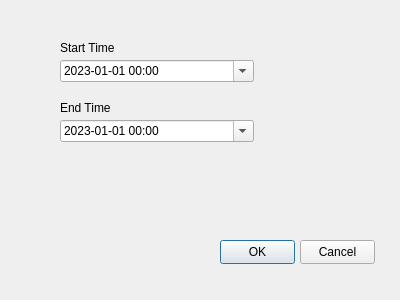
<?xml version="1.0" encoding="UTF-8"?>
<ui version="4.0">
 <class>Dialog</class>
 <widget class="QDialog" name="Dialog">
  <property name="geometry">
   <rect>
    <x>0</x>
    <y>0</y>
    <width>400</width>
    <height>300</height>
   </rect>
  </property>
  <property name="windowTitle">
   <string>Dialog</string>
  </property>
  <widget class="QDateTimeEdit" name="Timeline_Date_Start">
   <property name="geometry">
    <rect>
     <x>60</x>
     <y>60</y>
     <width>194</width>
     <height>22</height>
    </rect>
   </property>
   <property name="dateTime">
    <datetime>
     <hour>0</hour>
     <minute>0</minute>
     <second>0</second>
     <year>2023</year>
     <month>1</month>
     <day>1</day>
    </datetime>
   </property>
   <property name="displayFormat">
    <string>yyyy-MM-dd HH:mm</string>
   </property>
   <property name="calendarPopup">
    <bool>true</bool>
   </property>
  </widget>
  <widget class="QDateTimeEdit" name="Timeline_Date_End">
   <property name="geometry">
    <rect>
     <x>60</x>
     <y>120</y>
     <width>194</width>
     <height>22</height>
    </rect>
   </property>
   <property name="dateTime">
    <datetime>
     <hour>0</hour>
     <minute>0</minute>
     <second>0</second>
     <year>2023</year>
     <month>1</month>
     <day>1</day>
    </datetime>
   </property>
   <property name="time">
    <time>
     <hour>0</hour>
     <minute>0</minute>
     <second>0</second>
    </time>
   </property>
   <property name="displayFormat">
    <string>yyyy-MM-dd HH:mm</string>
   </property>
   <property name="calendarPopup">
    <bool>true</bool>
   </property>
  </widget>
  <widget class="QLabel" name="label">
   <property name="geometry">
    <rect>
     <x>60</x>
     <y>100</y>
     <width>71</width>
     <height>16</height>
    </rect>
   </property>
   <property name="text">
    <string>End Time</string>
   </property>
  </widget>
  <widget class="QLabel" name="label_2">
   <property name="geometry">
    <rect>
     <x>60</x>
     <y>40</y>
     <width>81</width>
     <height>16</height>
    </rect>
   </property>
   <property name="text">
    <string>Start Time</string>
   </property>
  </widget>
  <widget class="QPushButton" name="OKbutton">
   <property name="geometry">
    <rect>
     <x>220</x>
     <y>240</y>
     <width>75</width>
     <height>24</height>
    </rect>
   </property>
   <property name="text">
    <string>OK</string>
   </property>
  </widget>
  <widget class="QPushButton" name="Cancelbutton">
   <property name="geometry">
    <rect>
     <x>300</x>
     <y>240</y>
     <width>75</width>
     <height>24</height>
    </rect>
   </property>
   <property name="text">
    <string>Cancel</string>
   </property>
  </widget>
 </widget>
 <resources/>
 <connections/>
</ui>
